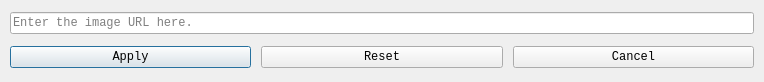
<?xml version="1.0" encoding="UTF-8"?>
<ui version="4.0">
 <class>Dialog</class>
 <widget class="QDialog" name="Dialog">
  <property name="geometry">
   <rect>
    <x>0</x>
    <y>0</y>
    <width>764</width>
    <height>82</height>
   </rect>
  </property>
  <property name="minimumSize">
   <size>
    <width>0</width>
    <height>82</height>
   </size>
  </property>
  <property name="maximumSize">
   <size>
    <width>16777215</width>
    <height>82</height>
   </size>
  </property>
  <property name="font">
   <font>
    <family>Consolas</family>
   </font>
  </property>
  <property name="windowTitle">
   <string>Dialog</string>
  </property>
  <layout class="QGridLayout" name="gridLayout">
   <property name="sizeConstraint">
    <enum>QLayout::SetDefaultConstraint</enum>
   </property>
   <property name="leftMargin">
    <number>10</number>
   </property>
   <property name="topMargin">
    <number>10</number>
   </property>
   <property name="rightMargin">
    <number>10</number>
   </property>
   <property name="bottomMargin">
    <number>10</number>
   </property>
   <property name="spacing">
    <number>10</number>
   </property>
   <item row="0" column="0" colspan="3">
    <widget class="QLineEdit" name="txt_url">
     <property name="sizePolicy">
      <sizepolicy hsizetype="Expanding" vsizetype="Fixed">
       <horstretch>0</horstretch>
       <verstretch>0</verstretch>
      </sizepolicy>
     </property>
     <property name="font">
      <font>
       <family>Consolas</family>
      </font>
     </property>
     <property name="alignment">
      <set>Qt::AlignLeading|Qt::AlignLeft|Qt::AlignVCenter</set>
     </property>
     <property name="placeholderText">
      <string>Enter the image URL here.</string>
     </property>
     <property name="clearButtonEnabled">
      <bool>false</bool>
     </property>
    </widget>
   </item>
   <item row="1" column="0">
    <widget class="QPushButton" name="btn_apply">
     <property name="font">
      <font>
       <family>Consolas</family>
      </font>
     </property>
     <property name="text">
      <string>Apply</string>
     </property>
    </widget>
   </item>
   <item row="1" column="1">
    <widget class="QPushButton" name="btn_reset">
     <property name="font">
      <font>
       <family>Consolas</family>
      </font>
     </property>
     <property name="text">
      <string>Reset</string>
     </property>
    </widget>
   </item>
   <item row="1" column="2">
    <widget class="QPushButton" name="btn_cancel">
     <property name="font">
      <font>
       <family>Consolas</family>
      </font>
     </property>
     <property name="text">
      <string>Cancel</string>
     </property>
    </widget>
   </item>
  </layout>
 </widget>
 <resources/>
 <connections/>
</ui>
